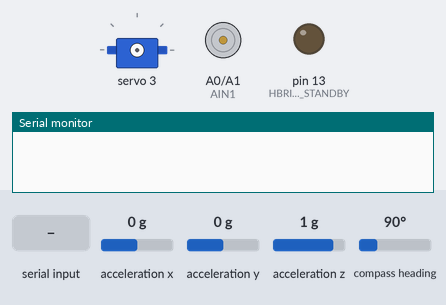
Recording of a sketch running on a simulated Teensy 4. On the bench: servo, motor-driver pin pairs drawn as motors (green arrow = first pin HIGH = forward, orange = second pin HIGH = backward, longer = more drive, scaled by the enable pin, stopped while the standby pin is LOW), output pins drawn as LEDs (lit = HIGH), the last lines printed to the serial monitor. The inputs (shaded band) are chosen by the test bench; at power-on: compass heading 90°, acceleration x 0 g, acceleration y 0 g, acceleration z 1 g. EEPROM starts erased.

Above: at 0.1 s.
At 2.2 s:
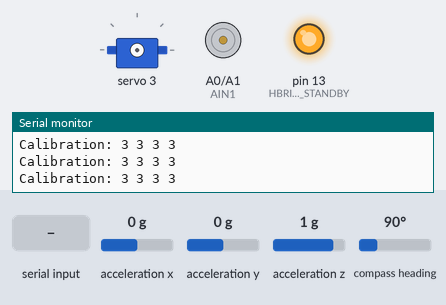
2.3 s: "f" received over Serial
3.8 s: compass heading set to 180°
5.3 s: compass heading set to 7°
6.8 s: compass heading set to 269°
Timing chart, 0 to 9.8 s (numbered marks = the images above; inputs shaded):
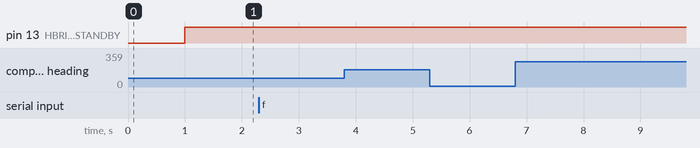

The sketch:

sun_tracking_project.ino
```cpp
#include <Wire.h>
#include <Adafruit_PWMServoDriver.h>
#include <Adafruit_Sensor.h>
#include <Adafruit_BNO055.h>
#include <utility/imumaths.h>
#include <EEPROM.h>
//#include <PID_v1.h>

/* based on the latitude and longitude of BEND, OR, the sun will have the following angles on aug 21, 2017 at 1000:
 *  TODO: update with actual launchsite data
*/
#define BNO055_SAMPLERATE_DELAY_MS (100)
float AZIMUTH = 150; //Azimuth is measured clockwise from true north to the point on the horizon directly below the object.
int AIN1 = 14;
int AIN2 = 15;
int PULSE_LENGTH = 2000; //starting pulse length for motor driver
int PWM_CHANNEL = 3;
int PWM_CHANNEL_TEST = 1;
int OUTPUT_ENABLE = 6;
int HBRIDGE_STANDBY = 13;
Adafruit_PWMServoDriver pwmdriver = Adafruit_PWMServoDriver();
Adafruit_BNO055 bno = Adafruit_BNO055(55);
int TOLERANCE_RANGE = 10;
float heading;

int flyingflag = 0;

//Jank PID stuff
float kp = 100;
float ki = 0;
float intErr = 0;
float Output = 4000;

void setup() {
  //define motor driver input pins
  pinMode(AIN1, OUTPUT);
  pinMode(AIN2, OUTPUT);
  pinMode(OUTPUT_ENABLE, OUTPUT);
  pinMode(HBRIDGE_STANDBY, OUTPUT);

  //sets up i2c between teensy and pwm chip
  pwmdriver.begin();
  pwmdriver.setPWMFreq(60);
  digitalWrite(OUTPUT_ENABLE, LOW);

  //set up i2c between teensy and bno055
  if(!bno.begin())
  {
    /* There was a problem detecting the BNO055 ... check your connections */
    Serial.print("Ooops, no BNO055 detected ... Check your wiring or I2C ADDR!");
    while(1);
  }
  delay(1000);
  /* Use external crystal for better accuracy */
  bno.setExtCrystalUse(true);

  EEPROM.get(100, flyingflag);//balloon is in flight and we have reached the setup loop so it powered off for some reason. so we need to reload calibration constants.
  if(flyingflag == 1) {
    loadCalibrationConstants();
  }
}

void loop() {
  if(Serial.available()) {
    char b = Serial.read();
    switch (b) {
      case 'l': loadCalibrationConstants();
      break;
      case 's': saveCalibrationConstants();
      break;
      case 'f':
        EEPROM.put(100,1); //set that balloon is starting flight
        flyingflag = 1;
        break;
      case 'g':
        EEPROM.put(100,0); //set that balloon is on ground and we will manually calibrate
        flyingflag = 0;
    }
  }
  digitalWrite(HBRIDGE_STANDBY, HIGH);
  if(flyingflag == 1) {
    ControlMotor();
  }
  delay(BNO055_SAMPLERATE_DELAY_MS);
  displayCalibration();
}

void displayCalibration () {
  uint8_t sys, gyro, accel, mag = 0;
  bno.getCalibration(&sys, &gyro, &accel, &mag);
  Serial.print(F("Calibration: "));
  Serial.print(sys, DEC);
  Serial.print(F(" "));
  Serial.print(gyro, DEC);
  Serial.print(F(" "));
  Serial.print(accel, DEC);
  Serial.print(F(" "));
  Serial.println(mag, DEC);
}

/*todo: adjust to rotate correctly*/

void ControlMotor() { //todo
  //get orientation relative to magnetic north - get heading: the BNO055 is pointing towards magnetic north when it's heading is 0
  sensors_event_t event;
  bno.getEvent(&event);

  //heading: 0° to 360° (turning clockwise increases values)
  heading = (float)event.orientation.x;

  float err = AZIMUTH-heading;
  intErr += err;
  Output = constrain(kp*err + ki*intErr, -4095, 4095);

  Serial.print("Err: ");
  Serial.println(err);
  Serial.print("Integral Error: ");
  Serial.println(intErr);
  Serial.print("PID Output: ");
  Serial.println(Output);

  if (Output < 0) { //BNO055 has rotated farther clockwise than the sun
    Serial.print((float)(event.orientation.x));
    Serial.println(F(""));
    Serial.println("azimuth is less than heading");
    driveCounterClockwise();
  } else if (Output > 0) { //BNO055 is behind the sun
    Serial.print((float)(event.orientation.x));
    Serial.println(F(""));
    Serial.println("Azimuth is greater than heading");
    driveClockwise();
  } else { //gopro is pointing at the sun
    Serial.println("Azimuth is equal to heading");
    keepMotorStill();
  }
}

void driveClockwise() {
  pwmdriver.setPWM(PWM_CHANNEL, 0, abs(Output));
  Serial.println("driving clockwise");
  digitalWrite(AIN1, LOW);
  digitalWrite(AIN2, HIGH);
}

void driveCounterClockwise() {
  pwmdriver.setPWM(PWM_CHANNEL, 0, abs(Output));
  Serial.println("driving counterclockwise");
  digitalWrite(AIN1, HIGH);
  digitalWrite(AIN2, LOW);
}

void keepMotorStill() {
  pwmdriver.setPWM(PWM_CHANNEL, 0, 0);
  Serial.println("stopping");
  digitalWrite(AIN1, LOW);
  digitalWrite(AIN2, LOW);
}

/*automatically load in BNO055 calibration*/

void loadCalibrationConstants(){

  int eeAddress = 0;
  long bnoID;
  bool foundCalib = false;

  EEPROM.get(eeAddress, bnoID);

  adafruit_bno055_offsets_t calibrationData;
  sensor_t sensor;

  /*
  *  Look for the sensor's unique ID at the beginning oF EEPROM.
  *  This isn't foolproof, but it's better than nothing.
  */
  bno.getSensor(&sensor);
  if (bnoID != sensor.sensor_id)
  {
      Serial.println("\nNo Calibration Data for this sensor exists in EEPROM");
      delay(500);
  }
  else
  {
      Serial.println("\nFound Calibration for this sensor in EEPROM.");
      eeAddress += sizeof(long);
      EEPROM.get(eeAddress, calibrationData);

      Serial.println("\n\nRestoring Calibration data to the BNO055...");
      bno.setSensorOffsets(calibrationData);

      Serial.println("\n\nCalibration data loaded into BNO055");
      foundCalib = true;
  }

  delay(1000);

  sensors_event_t event;
  bno.getEvent(&event);
  if (foundCalib){
    Serial.println("Move sensor slightly to calibrate magnetometers");
//    while (!bno.isFullyCalibrated())
//    {
//        bno.getEvent(&event);
//        delay(BNO055_SAMPLERATE_DELAY_MS);
//    }

    Serial.println("\nFully calibrated!");
    Serial.println("--------------------------------");
    Serial.println("Calibration Results: ");
    adafruit_bno055_offsets_t newCalib;
    bno.getSensorOffsets(newCalib);
  }
}

void saveCalibrationConstants(){

  if(bno.isFullyCalibrated()){
    Serial.println("Calibration Results: ");
    adafruit_bno055_offsets_t newCalib;
    bno.getSensorOffsets(newCalib);

    Serial.println("\n\nStoring calibration data to EEPROM...");

    int eeAddress = 0;
    sensor_t sensor;
    bno.getSensor(&sensor);
    long bnoID = sensor.sensor_id;

    EEPROM.put(eeAddress, bnoID);

    eeAddress += sizeof(long);
    EEPROM.put(eeAddress, newCalib);
    Serial.println("Data stored to EEPROM.");

    Serial.println("\n--------------------------------\n");
  }
}
```
